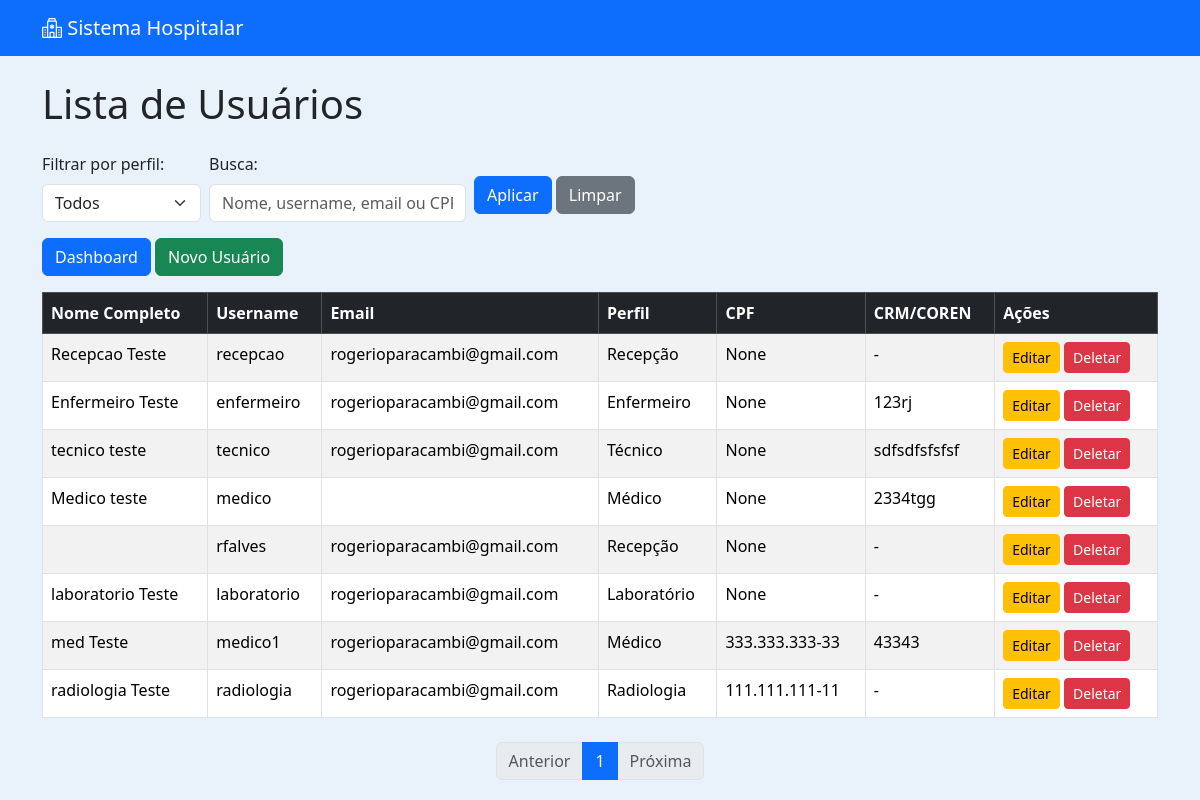
Screenshot of /usuarios/ with the database file from the repository.
### usuarios/models.py (models this page shows, shortened)
class Usuario(AbstractUser):
    PERFIL_CHOICES = [
    ('administrador', 'Administrador'),
    ('medico', 'Médico'),
    ('enfermeiro', 'Enfermeiro'),
    ('tecnico', 'Técnico'),
    ('recepcao', 'Recepção'),
    ('laboratorio', 'Laboratório'),
    ('radiologia', 'Radiologia'),
    ]
    perfil = models.CharField(max_length=20, choices=PERFIL_CHOICES, default='recepcao')
    cpf = models.CharField("CPF", max_length=14, unique=True, blank=True, null=True)
    data_nascimento = models.DateField("Data de Nascimento", blank=True, null=True)
    telefone = models.CharField("Telefone", max_length=20, blank=True, null=True)
    endereco = models.CharField("Endereço", max_length=255, blank=True, null=True)
    cidade = models.CharField("Cidade", max_length=100, blank=True, null=True)
    estado = models.CharField("Estado", max_length=50, blank=True, null=True)
    cep = models.CharField("CEP", max_length=10, blank=True, null=True)
    crm = models.CharField("CRM", max_length=20, blank=True, null=True)
    coren = models.CharField("COREN", max_length=20, blank=True, null=True)

### usuarios/views.py (the view, shortened to what this page needs)
# urls.py: path('', views.usuario_list, name='usuario_list'),
def usuario_list(request):
    busca = request.GET.get('busca', '').strip()
    perfil_filtro = request.GET.get('perfil', 'todos')
    usuarios = Usuario.objects.all()
    if perfil_filtro != 'todos':
        usuarios = usuarios.filter(perfil=perfil_filtro)
    paginator = Paginator(usuarios, 10)
    page_number = request.GET.get('page')
    page_obj = paginator.get_page(page_number)
    return render(request, 'usuarios/usuario_list.html', {
        'page_obj': page_obj,
        'busca': busca,
        'perfil_filtro': perfil_filtro
    })

### usuarios/templates/usuarios/usuario_list.html (shortened to what this page needs)
{% extends 'usuarios/base.html' %}
{% load form_tags %}
{% block content %}
<h1 class="mb-4">Lista de Usuários</h1>
<form method="get" class="mb-3 row g-2 align-items-center">
    <div class="col-auto">
        <label for="perfil" class="form-label">Filtrar por perfil:</label>
        <select name="perfil" id="perfil" class="form-select">
            <option value="todos" {% if perfil_filtro == "todos" %}selected{% endif %}>Todos</option>
        </select>
    </div>
    <div class="col-auto">
        <label for="busca" class="form-label">Busca:</label>
        <input type="text" name="busca" id="busca" class="form-control" value="{{ busca }}" placeholder="Nome, username, email ou CPF">
    </div>
    <div class="col-auto mt-4">
        <button type="submit" class="btn btn-primary">Aplicar</button>
        <a href="{% url 'usuario_list' %}" class="btn btn-secondary">Limpar</a>
    </div>
</form>
<a href="{% url 'admin_dashboard' %}" class="btn btn-primary mb-3">Dashboard</a>
<a class="btn btn-success mb-3" href="{% url 'usuario_create' %}">Novo Usuário</a>
<table class="table table-striped table-bordered">
    <thead class="table-dark">
        <tr>
            <th>Nome Completo</th>
            <th>Username</th>
            <th>Email</th>
            <th>Perfil</th>
            <th>CPF</th>
            <th>CRM/COREN</th>
            <th>Ações</th>
        </tr>
    </thead>
    <tbody>
        {% for usuario in page_obj %}
        <tr class="perfil-{{ usuario.perfil }}">
            <td>{{ usuario.first_name }} {{ usuario.last_name }}</td>
            <td>{{ usuario.username }}</td>
            <td>{{ usuario.email }}</td>
            <td>{{ usuario.get_perfil_display }}</td>
            <td>{{ usuario.cpf }}</td>
            <td>
                {% if usuario.perfil == 'medico' %}
                    {{ usuario.crm }}
                {% elif usuario.perfil == 'enfermeiro' %}
                    {{ usuario.coren }}
                    {% elif usuario.perfil == 'tecnico' %}
                    {{ usuario.coren }}
                {% else %}
                    -
                {% endif %}
            </td>
            <td>
                <a class="btn btn-sm btn-warning" href="{% url 'usuario_update' usuario.id %}">Editar</a>
                <a class="btn btn-sm btn-danger" href="{% url 'usuario_delete' usuario.id %}">Deletar</a>
            </td>
        </tr>
        {% empty %}
        <tr>
            <td colspan="7">Nenhum usuário encontrado.</td>
        </tr>
        {% endfor %}
    </tbody>
</table>
<nav aria-label="Navegação de páginas" class="mt-4">
    <ul class="pagination justify-content-center">
        {% if page_obj.has_previous %}
            <li class="page-item">
                <a class="page-link" href="?page={{ page_obj.previous_page_number }}&perfil={{ perfil_filtro }}&busca={{ busca }}">Anterior</a>
            </li>
        {% else %}
            <li class="page-item disabled"><span class="page-link">Anterior</span></li>
        {% endif %}
        {% for num in page_obj.paginator.page_range %}
            {% if page_obj.number == num %}
                <li class="page-item active"><span class="page-link">{{ num }}</span></li>
            {% else %}
                <li class="page-item">
                    <a class="page-link" href="?page={{ num }}&perfil={{ perfil_filtro }}&busca={{ busca }}">{{ num }}</a>
                </li>
            {% endif %}
        {% endfor %}
        {% if page_obj.has_next %}
            <li class="page-item">
                <a class="page-link" href="?page={{ page_obj.next_page_number }}&perfil={{ perfil_filtro }}&busca={{ busca }}">Próxima</a>
            </li>
        {% else %}
            <li class="page-item disabled"><span class="page-link">Próxima</span></li>
        {% endif %}
    </ul>
</nav>
{% endblock %}

### usuarios/templates/usuarios/base.html (style rules this page uses)
body { background-color: #e9f2fb; }
.perfil-tecnico { background-color: #ccffcc; }
.perfil-medico { background-color: #cce0ff; }
.perfil-enfermeiro { background-color: #fff0b3; }
.perfil-recepcao { background-color: #f0ccff; }

### rows the page displays
Usuario: first_name "Recepcao", last_name "Teste", username "recepcao", email "rogerioparacambi@gmail.com", perfil "Recepção", cpf "None"
Usuario: first_name "Enfermeiro", last_name "Teste", username "enfermeiro", email "rogerioparacambi@gmail.com", perfil "Enfermeiro", cpf "None", coren "123rj"
Usuario: first_name "tecnico", last_name "teste", username "tecnico", email "rogerioparacambi@gmail.com", perfil "Técnico", cpf "None", coren "sdfsdfsfsfsf"
Usuario: first_name "Medico", last_name "teste", username "medico", perfil "Médico", cpf "None", crm "2334tgg"
Usuario: username "rfalves", email "rogerioparacambi@gmail.com", perfil "Recepção", cpf "None"
Usuario: first_name "laboratorio", last_name "Teste", username "laboratorio", email "rogerioparacambi@gmail.com", perfil "Laboratório", cpf "None"
Usuario: first_name "med", last_name "Teste", username "medico1", email "rogerioparacambi@gmail.com", perfil "Médico", cpf "333.333.333-33", crm "43343"
Usuario: first_name "radiologia", last_name "Teste", username "radiologia", email "rogerioparacambi@gmail.com", perfil "Radiologia", cpf "111.111.111-11"

### other values shown
{{ num }} "1"
